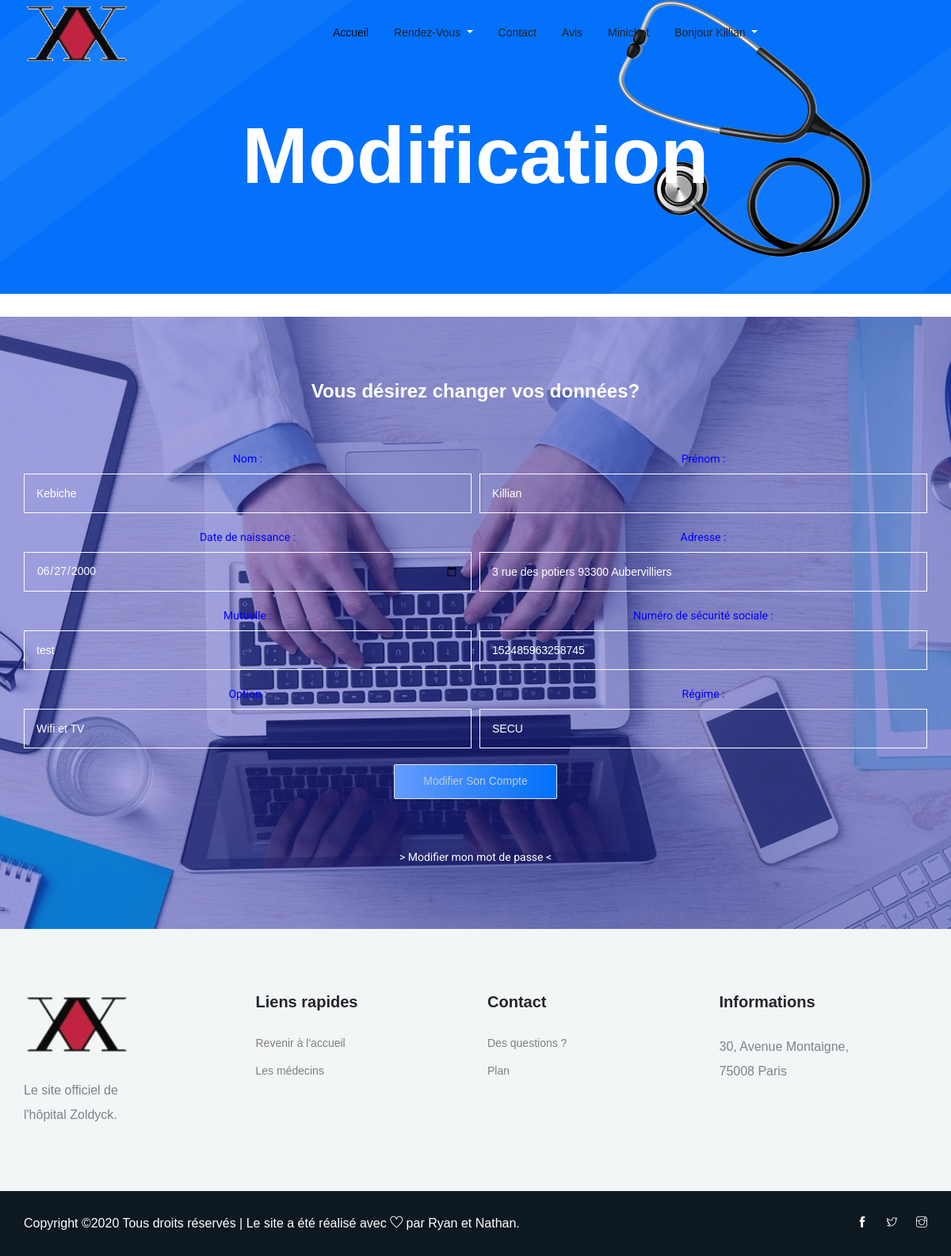
The app's page /views/modification.php (signed in) with its own data.
### tables this page shows
CREATE TABLE IF NOT EXISTS `patient` (
  `id` int(11) NOT NULL AUTO_INCREMENT,
  `nom` varchar(50) NOT NULL,
  `prenom` varchar(50) NOT NULL,
  `date_naissance` varchar(10) NOT NULL,
  `mail` varchar(50) NOT NULL,
  `adresse` text,
  `mutuelle` varchar(50) DEFAULT NULL,
  `num_sec_soc` varchar(15) NOT NULL,
  `option_chambre` varchar(10) DEFAULT NULL,
  `regime` text,
  `mdp` varchar(150) NOT NULL,
  `role` varchar(7) NOT NULL,
  `confirme` varchar(3) NOT NULL,
  `token` varchar(15) DEFAULT NULL,
  `image` varchar(255) DEFAULT NULL,
  PRIMARY KEY (`id`),
  UNIQUE KEY `fk_patient` (`nom`)
);

### views/modification.php (the view, shortened to what this page needs)
<!doctype html>
<html lang="en">
<?php
require_once('navbar.php');
try{
  $bdd= new PDO('mysql:host=localhost;dbname=hopital; charset=utf8','root','');
}
catch (Exception $e){
  die('Erreur:'.$e->getMessage());
}
switch ($_SESSION['role']){
  case "patient":
    $rec = $bdd->prepare('SELECT * FROM patient WHERE id=?');
    $rec->execute(array($_SESSION['id']));
    $donnees= $rec->fetch();
    break;
  }
?>
<head>
     <section class="breadcrumb_part breadcrumb_bg">
        <div class="container">
            <div class="row">
                <div class="col-lg-12">
                    <div class="breadcrumb_iner">
                        <div class="breadcrumb_iner_item">
                            <h2 style="font-family: Arial, sans-serif">Modification</h2>
                        </div>
                    </div>
                </div>
            </div>
        </div>
    </section>
    <section class="regervation_part section_padding">
        <div class="container">
            <div class="row align-items-center regervation_content">
                <div class="col-lg-12">
                   <div class="regervation_part_iner">
                        <form action="../traitement/modification.php" method="post">
                          <center>
                           <h2 style="font-family: Arial, sans-serif">Vous désirez changer vos données? </h2> </center>
                            <div class="form-row">
                              <?php
                                switch ($_SESSION['role']){
                                  case "patient":
                                ?>
                                <div class="form-group col-md-6">
                                  <center><label style="color: blue;"for="nom">Nom :</label>
                                    <input style="font-family: Arial, sans-serif" type="name" class="form-control" name="nom" placeholder="Votre nom : " <?php echo 'value='.'"'.$donnees["nom"].'"'.''?>>
                                </div>
                                <div class="form-group col-md-6">
                                <center>  <label style="color: blue;"for="prenom">Prénom :</label>
                                    <input style="font-family: Arial, sans-serif" type="name" class="form-control" name="prenom" placeholder="Votre prénom : " <?php echo 'value='.'"'.$donnees["prenom"].'"'.''?>>
                                </div>
                                <div class="form-group col-md-6">
                                <center>  <label style="color: blue;"for="date_naissance">Date de naissance :</label>
                                    <input style="font-family: Arial, sans-serif" type="date" class="form-control" name="date_naissance" placeholder="Votre date de naissance : " <?php echo 'value='.'"'.$donnees["date_naissance"].'"'.''?>>
                                </div>
                                <div class="form-group col-md-6">
                                <center>  <label style="color: blue;"for="adresse">Adresse :</label>
                                    <input style="font-family: Arial, sans-serif" type="name" class="form-control" name="adresse" placeholder="Votre adresse : " <?php echo 'value='.'"'.$donnees["adresse"].'"'.''?>>
                                </div>
                                <div class="form-group col-md-6">
                                <center>  <label style="color: blue;"for="mutuelle">Mutuelle :</label>
                                    <input style="font-family: Arial, sans-serif" type="name" class="form-control" name="mutuelle" placeholder="Votre mutuelle : " <?php echo 'value='.'"'.$donnees["mutuelle"].'"'.''?>>
                                </div>
                                <div class="form-group col-md-6">
                                <center>  <label style="color: blue;"for="num_sec_soc">Numéro de sécurité sociale :</label>
                                    <input style="font-family: Arial, sans-serif" type="tel" class="form-control" name="num_sec_soc"   maxlength="15" placeholder="Votre numéro de sécurité sociale : " <?php echo 'value='.'"'.$donnees["num_sec_soc"].'"'.''?>>
                                </div>
                                <div class="form-group col-md-6">
                                <center>  <label style="color: blue;"for="option_chambre">Option :</label>
                                    <input style="font-family: Arial, sans-serif" type="name" class="form-control" name="option_chambre" placeholder="Vos options de chambre (Wifi et/ou TV) : " maxlength="10" <?php echo 'value='.'"'.$donnees["option_chambre"].'"'.''?>>
                                </div>
                                <div class="form-group col-md-6">
                                <center>  <label style="color: blue;"for="regime">Régime :</label>
                                    <input style="font-family: Arial, sans-serif" type="name" class="form-control" name="regime" placeholder="Votre régime : " <?php echo 'value='.'"'.$donnees["regime"].'"'.''?>>
                                </div>
                                <?php
                                break;
                                  ?>
                                  <?php
                                break;}
                                   ?>
<br/>
                            </div>
                            <div class="regerv_btn"><center>
                                <input type="submit" class="btn_1" name="btn" value="Modifier son compte" style="font-family: Arial, sans-serif">
                                <br/>  </center>
                              </br/>		<center>
<br/>
                            </div>
                        </form>
                    </div>
                </div>
            </div>
<?php
$id = $_SESSION['id'];
$reqq = $bdd->prepare('SELECT count(*) as numberId FROM admin WHERE id=?');
$reqq->execute(array($id));
$num_verification = $reqq->fetch();
if($num_verification['numberId'] == 1) {
 ?>
<center><a style="color: white;"href="reset_mdp.php?id=<?php echo $id ?>"> > Modifier mon mot de passe < </a>
        </div>
      <?php }
             ?>
    </section>
    <?php
    require_once('footer.php');
     ?>
</html>

### views/navbar.php (shortened to what this page needs)
<!doctype html>
<html lang="en">
<head>
    <link rel="stylesheet" href="../css/bootstrap.min.css">
    <link rel="stylesheet" href="../css/animate.css">
    <link rel="stylesheet" href="../css/owl.carousel.min.css">
    <link rel="stylesheet" href="../css/themify-icons.css">
    <link rel="stylesheet" href="../css/flaticon.css">
    <link rel="stylesheet" href="../css/magnific-popup.css">
    <link rel="stylesheet" href="../css/nice-select.css">
    <link rel="stylesheet" href="../css/slick.css">
    <link rel="stylesheet" href="../css/style.css">
    <link rel="stylesheet" href="../css/style2.css">
</head>
<header class="main_menu home_menu">
    <div class="container">
        <div class="row align-items-center">
            <div class="col-lg-12">
                <nav class="navbar navbar-expand-lg navbar-light">
                    <a class="navbar-brand" href="../page_index.php"> <img src="../img/logo8.png" alt="logo"> </a>
                    <div class="collapse navbar-collapse main-menu-item justify-content-center"
                        id="navbarSupportedContent">
                        <ul class="navbar-nav align-items-center">
                          <?php
                          if (isset($_SESSION['mail'])  || isset($_SESSION['nom_medecin'])){
                            if ($_SESSION['role'] == "patient") {
                           ?>
                            <li class="nav-item active">
                                <a class="nav-link" href="../page_index.php" style="font-family: Arial, sans-serif">Accueil</a>
                            </li>
                            <li class="nav-item dropdown">
                                <a class="nav-link dropdown-toggle" href="#" id="navbarDropdown"
                                    role="button" data-toggle="dropdown" aria-haspopup="true" aria-expanded="false" style="font-family: Arial, sans-serif">
                                    Rendez-vous
                                </a>
                            </li>
                            <li class="nav-item">
                                <a class="nav-link" href="contact_form.php" style="font-family: Arial, sans-serif">Contact</a>
                            </li>
                            <li class="nav-item">
                                <a class="nav-link" href="../like_dislike/index.php" style="font-family: Arial, sans-serif">Avis</a>
                            </li>
                            <li class="nav-item">
                                <a class="nav-link"  href="minichat_id.php" style="font-family: Arial, sans-serif">Minichat</a>
                            </li>
                            <li class="nav-item dropdown">
                                <a class="nav-link dropdown-toggle" href="#" id="navbarDropdown"
                                    role="button" data-toggle="dropdown" aria-haspopup="true" aria-expanded="false" style="font-family: Arial, sans-serif">
                                    <?php echo 'Bonjour ' . $_SESSION['prenom']; ?>
                                </a>
                            </li>
                        </ul>
                    </div>
                <?php }
              }  ?>
                </nav>
            </div>
        </div>
    </div>
</header>
</html>

### views/footer.php (shortened to what this page needs)
<!doctype html>
<html lang="en">
<footer class="footer-area">
    <div class="footer section_padding">
        <div class="container">
            <div class="row justify-content-between">
                <div class="col-xl-2 col-md-4 col-sm-6 single-footer-widget">
                    <a class="footer_logo"> <img src="../img/logo8.png"> </a>
                    <p style="font-family: Arial, sans-serif">Le site officiel de l'hôpital Zoldyck. </p>
                </div>
                <div class="col-xl-2 col-sm-6 col-md-4 single-footer-widget">
                    <h4 style="font-family: Arial, sans-serif">Liens rapides</h4>
                    <ul>
                        <li><a href="../page_index.php" style="font-family: Arial, sans-serif">Revenir à l'accueil</a></li>
                        <li><a href="doctor.php" style="font-family: Arial, sans-serif">Les médecins</a></li>
                    </ul>
                </div>
                <div class="col-xl-2 col-sm-6 col-md-6 single-footer-widget">
                    <h4 style="font-family: Arial, sans-serif">Contact</h4>
                    <ul>
                        <li><a href="contact.php" style="font-family: Arial, sans-serif">Des questions ?</a></li>
                        <li><a href="contact.php" style="font-family: Arial, sans-serif">Plan</a></li>
                    </ul>
                </div>
                <div class="col-xl-3 col-sm-6 col-md-6 single-footer-widget">
                    <h4 style="font-family: Arial, sans-serif">Informations</h4>
                    <p style="font-family: Arial, sans-serif">30, Avenue Montaigne, <br>
                75008 Paris</p>
                </div>
            </div>
        </div>
    </div>
    <div class="copyright_part">
        <div class="container">
            <div class="row align-items-center">
              <p class="footer-text m-0 col-lg-8 col-md-12" style="font-family: Arial, sans-serif">
Copyright &copy;<script>document.write(new Date().getFullYear());</script> Tous droits réservés | Le site a été réalisé avec <i class="ti-heart" aria-hidden="true"></i> par Ryan et Nathan.</a>
</p>
<div class="col-lg-4 col-md-12 text-center text-lg-right footer-social">
    <a target="_blank" href="https://www.facebook.com/hopital.zoldyck.7/"><i class="ti-facebook"></i></a>
    <a target="_blank" href="https://twitter.com/HopitalZ"> <i class="ti-twitter"></i> </a>
    <a target="_blank" href="https://www.instagram.com/hopital_zoldyck/"><i class="ti-instagram"></i></a>
</div>
            </div>
        </div>
    </div>
</footer>
</body>
</html>

### records on screen
patient: nom "Kebiche", prenom "Killian", date_naissance "06/27/2000", adresse "3 rue des potiers 93300 Aubervilliers", mutuelle "test", num_sec_soc "152485963258745", option_chambre "Wifi et TV", regime "SECU"

### other values on screen
$_SESSION['prenom'] "Killian"
